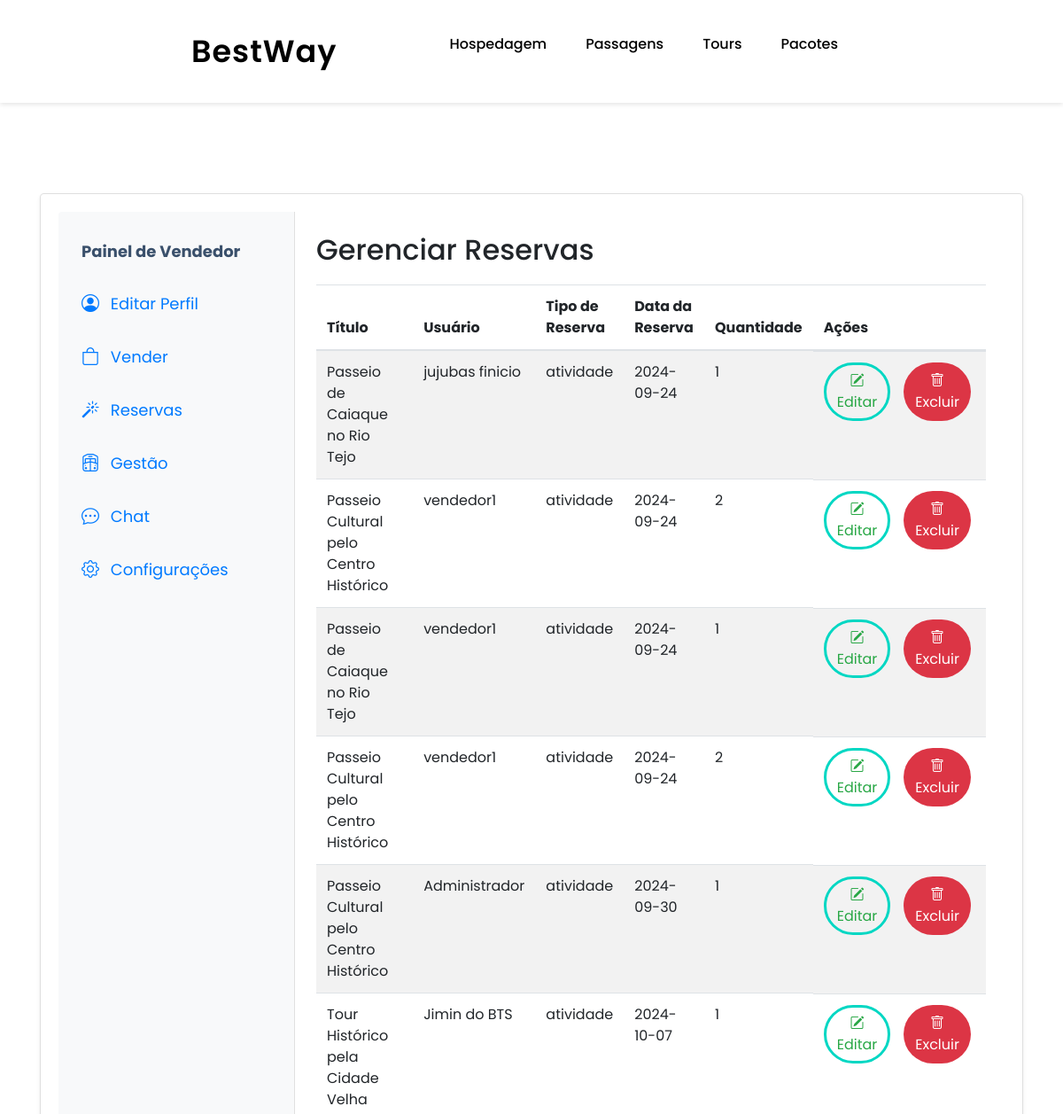
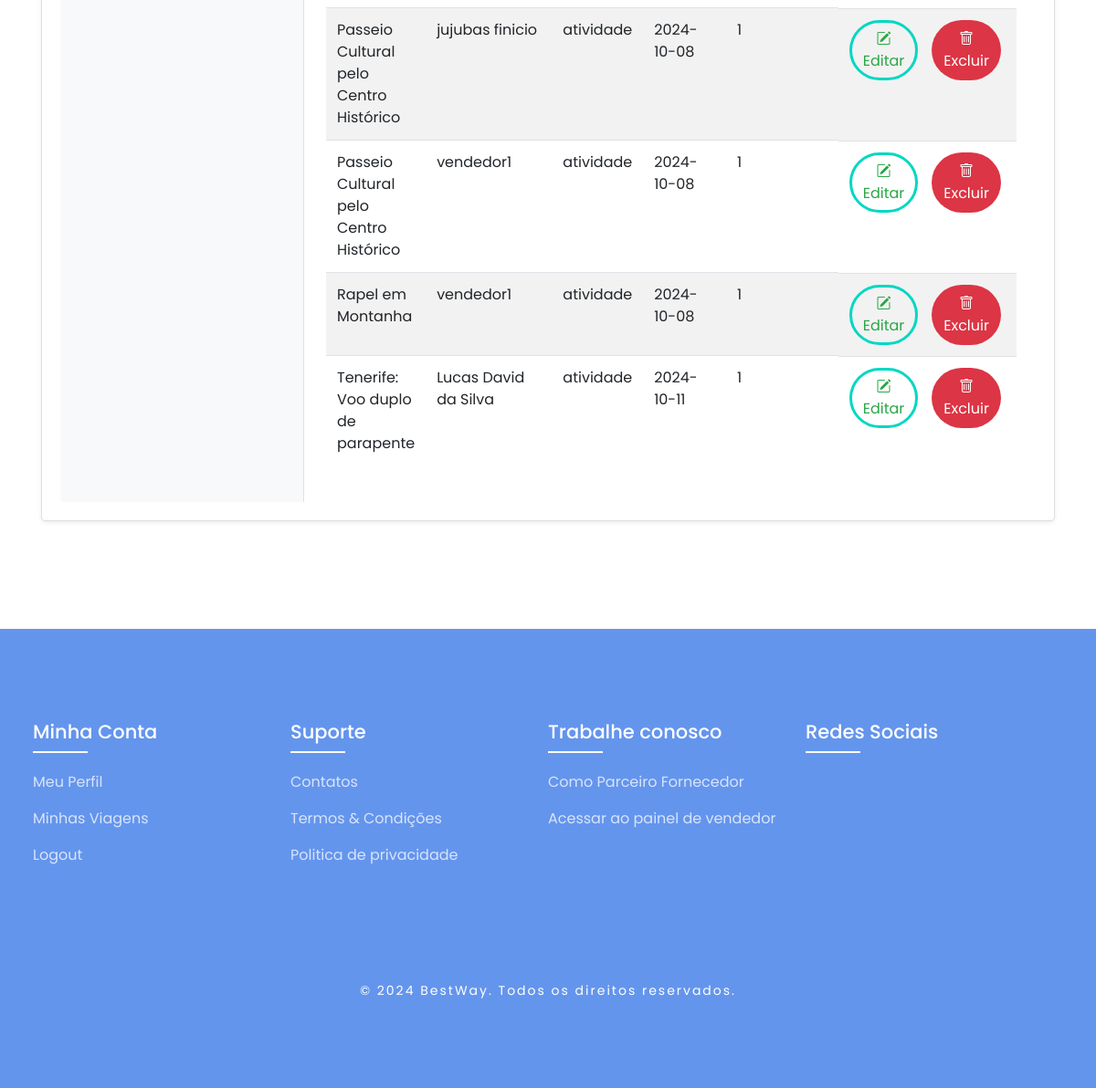
Page /public/vendedor/gerenciar_reservas.php (signed in) on the committed database (2 pictures, top to bottom).
### tables this page shows
CREATE TABLE `t_reservas` (
  `id` int(11) NOT NULL,
  `item_id` int(11) NOT NULL,
  `user_id` int(11) NOT NULL,
  `tipo_reserva` enum('atividade','voo','hospedagem','pacote') NOT NULL,
  `data_reserva` date NOT NULL,
  `quantidade` int(11) NOT NULL
);

CREATE TABLE `t_user` (
  `id` int(11) NOT NULL,
  `nick` varchar(20) NOT NULL,
  `nome` varchar(100) NOT NULL,
  `email` varchar(50) NOT NULL,
  `nome_marca` varchar(150) NOT NULL,
  `biografia` text DEFAULT NULL,
  `data_nasc` varchar(10) DEFAULT NULL,
  `pass` varchar(255) NOT NULL,
  `foto` varchar(50) DEFAULT NULL,
  `tipo_user` int(11) NOT NULL DEFAULT 0
);

### public/vendedor/gerenciar_reservas.php (the view, shortened to what this page needs)
<?php
include '../../config/liga_bd.php';
$vendedor_id = $_SESSION['id'];
$sql = "SELECT r.id, r.item_id, r.tipo_reserva, r.data_reserva, r.quantidade, u.nome AS user_nome,
        CASE
            WHEN r.tipo_reserva = 'atividade' THEN (SELECT titulo FROM t_artigo WHERE id = r.item_id)
            WHEN r.tipo_reserva = 'hospedagem' THEN (SELECT nome FROM t_hospedagem WHERE id = r.item_id)
        END AS titulo
        FROM t_reservas r
        JOIN t_user u ON r.user_id = u.id
        WHERE r.tipo_reserva = 'atividade' AND r.item_id IN (SELECT id FROM t_artigo WHERE id_user = ?)";
$stmt = $ligacao->prepare($sql);
$stmt->bind_param("i", $vendedor_id);
$stmt->execute();
$result = $stmt->get_result();
?>
<!DOCTYPE html>
<html lang="pt">
<head>
    <link rel="stylesheet" href="../../assets/css/style.css">
    <link rel="stylesheet" href="../assets/css/styleperfil.css">
    <link href="https://cdn.jsdelivr.net/npm/bootstrap-icons/font/bootstrap-icons.css" rel="stylesheet">
    <link href="https://cdn.jsdelivr.net/npm/bootstrap@4.5.0/dist/css/bootstrap.min.css" rel="stylesheet">
</head>
<body>
    <header>
        <a href="../../index.html" style="font-size: 35px; font-weight: 600; letter-spacing: 1px; color: black;">BestWay</a>
        <ul class="navbar">
            <li><a href="#home" style="color: black;">Hospedagem</a></li>
            <li><a href="#package" style="color: black;">Passagens</a></li>
            <li><a href="#destination" style="color: black;">Tours</a></li>
            <li><a href="#contact" style="color: black;">Pacotes</a></li>
        </ul>
    </header>
    <br><br><br><br><br><br><br>
    <div class="container light-style flex-grow-1 container-p-y">
        <div class="card shadow-sm rounded-lg">
            <div class="row no-gutters">
                <div class="col-md-3 p-3 bg-light rounded-left menu-container">
                    <nav class="menu">
                        <a class="menu-item" style="color: #3A506B"><strong>Painel de Vendedor</strong></a>
                        <a class="menu-item" href="admin.php" onclick="showContent('profile');"><i class="bi bi-person-circle"></i> Editar Perfil</a>
                        <a class="menu-item" href="vender_opcoes.php"><i class="bi bi-bag"></i> Vender</a>
                        <a class="menu-item" href="gerenciar_reservas.php"><i class="bi bi-magic"></i> Reservas</a>
                        <a class="menu-item" href="gestao_opcoes.php"><i class="bi bi-train-freight-front"></i> Gestão</a>
                        <a class="menu-item" href="chat.php"><i class="bi bi-chat-dots"></i> Chat</a>
                        <a class="menu-item" href="configuracoes2.php"><i class="bi bi-gear"></i> Configurações</a>
                    </nav>
                </div>
                <div class="col-md-9 p-4">
                    <h2>Gerenciar Reservas</h2>
                    <table class="table table-striped">
                        <thead>
                            <tr>
                                <th>Título</th>
                                <th>Usuário</th>
                                <th>Tipo de Reserva</th>
                                <th>Data da Reserva</th>
                                <th>Quantidade</th>
                                <th>Ações</th>
                            </tr>
                        </thead>
                        <tbody>
                            <?php while ($row = $result->fetch_assoc()): ?>
                            <tr>
                                <td><?php echo htmlspecialchars($row['titulo']); ?></td>
                                <td><?php echo htmlspecialchars($row['user_nome']); ?></td>
                                <td><?php echo htmlspecialchars($row['tipo_reserva']); ?></td>
                                <td><?php echo htmlspecialchars($row['data_reserva']); ?></td>
                                <td><?php echo htmlspecialchars($row['quantidade']); ?></td>
                            <td class="action-btns">
                                <button type="button" class="btn btn-edit" data-toggle="modal" data-target="#editModal" data-reserva-id="<?php echo $row['id']; ?>">
                                        <i class="bi bi-pencil-square"></i> Editar
                                    </button>
                                    <button type="button" class="btn btn-delete" data-toggle="modal" data-target="#confirmDeleteModal" data-reserva-id="<?php echo $row['id']; ?>">
                                        <i class="bi bi-trash"></i> Excluir
                                    </button>
                                </td>
                            </tr>
                            <?php endwhile; ?>
                        </tbody>
                    </table>
                </div>
            </div>
        </div>
    </div>
    <br><br>
    <?php include '../../views/partials/footer.php' ?>
</body>
</html>

### assets/css/style.css (style rules this page uses)
* { padding: 0; margin: 0; box-sizing: border-box; font-family: "Poppins", sans-serif; text-decoration: none; list-style: none; scroll-behavior: smooth; }
:root { --bg-color: #fff; --text-color: #221314; --second-color: #4169e1; --main-color: #6495ed; --big-font: 6rem; --h2-font: 3rem; --p-font: 1.1rem; }
body { background: var(--bg-color); color: var(--text-color); }
header { position: fixed; top: 0; right: 0; width: 100%; z-index: 100; display: flex; align-items: center; justify-content: space-between; background: transparent; padding: 30px 18%; transition: ease 0.4s; }
.btn { background: var(--main-color); color: white; padding: 12px 20px; border-radius: 5px; cursor: pointer; }
.navbar { display: flex; }
.navbar a { color: var(--bg-color); font-size: var(--p-font); font-weight: 500; padding: 10px 22px; border-radius: 4px; transition: ease 0.4s; }
body { font-family: Arial, sans-serif; margin: 0; padding: 0; background-color: #f4f4f4; }
@media (max-width: 1400px) { header { padding: 17px 3%; transition: 0.2s; } }
@media (max-width: 1400px) { :root { --big-font: 4.5rem; --h2-font: 2.3rem; --p-font: 1rem; transition: 0.2s; } }

### assets/css/styleperfil.css (style rules this page uses)
body { background-image: url('images/fundo.png'); background-size: cover; background-position: center; font-family: 'San Francisco', 'Helvetica Neue', Arial, sans-serif; margin-top: 30px; color: #333; }
.container { max-width: 300px; margin: 30px auto; padding: 20px; }
.card { background: #ffffff; box-shadow: 0 1px 3px rgba(0, 0, 0, 0.1); padding: 20px; margin-bottom: 20px; }
.btn { background: #007aff; color: #ffffff; padding: 10px 20px; border-radius: 50px; font-size: 14px; transition: background-color 0.3s ease, transform 0.3s ease; }
.card, .btn { border-radius: 12px; }

### public/vendedor/gerenciar_reservas.php (style rules this page uses)
body { font-family: 'Poppins', sans-serif; }
header { position: fixed; top: 0; right: 0; width: 100%; z-index: 100; display: flex; align-items: center; justify-content: space-between; padding: 30px 18%; background-color: white; box-shadow: 0 2px 5px rgba(0, 0, 0, 0.1); }
.menu-container { background-color: #f8f9fa; border-right: 1px solid #e0e0e0; }
.menu { display: flex; flex-direction: column; }
.menu-item { color: #007AFF; padding: 10px; margin: 5px 0; text-decoration: none; font-size: 18px; border-radius: 10px; transition: background-color 0.3s ease, transform 0.2s ease-in-out; }
.menu-item i { margin-right: 8px; font-size: 20px; }
.card { border-radius: 15px; overflow: hidden; }
.table { margin-top: 20px; }
.btn-edit { background-color: transparent; color: #28a745; border-radius: 50px; margin-right: 5px; background-color: transparent; border: 3px solid #00d7c3; }
.btn-delete { background-color: #dc3545; color: white; border-radius: 50px; margin-right: 5px; }
.action-btns { display: flex; gap: 10px; }

### rows in the picture
t_reservas: titulo "Passeio de Caiaque no Rio Tejo", user.nome "jujubas finicio", tipo_reserva "atividade", data_reserva "2024-09-24", quantidade "1"
t_reservas: titulo "Passeio Cultural pelo Centro Histórico", user.nome "vendedor1", tipo_reserva "atividade", data_reserva "2024-09-24", quantidade "2"
t_reservas: titulo "Passeio de Caiaque no Rio Tejo", user.nome "vendedor1", tipo_reserva "atividade", data_reserva "2024-09-24", quantidade "1"
t_reservas: titulo "Passeio Cultural pelo Centro Histórico", user.nome "vendedor1", tipo_reserva "atividade", data_reserva "2024-09-24", quantidade "2"
t_reservas: titulo "Passeio Cultural pelo Centro Histórico", user.nome "Administrador", tipo_reserva "atividade", data_reserva "2024-09-30", quantidade "1"
t_reservas: titulo "Tour Histórico pela Cidade Velha", user.nome "Jimin do BTS", tipo_reserva "atividade", data_reserva "2024-10-07", quantidade "1"
t_reservas: titulo "Passeio Cultural pelo Centro Histórico", user.nome "jujubas finicio", tipo_reserva "atividade", data_reserva "2024-10-08", quantidade "1"
t_reservas: titulo "Passeio Cultural pelo Centro Histórico", user.nome "vendedor1", tipo_reserva "atividade", data_reserva "2024-10-08", quantidade "1"
t_reservas: titulo "Rapel em Montanha", user.nome "vendedor1", tipo_reserva "atividade", data_reserva "2024-10-08", quantidade "1"
t_reservas: titulo "Tenerife: Voo duplo de parapente", user.nome "Lucas David da Silva", tipo_reserva "atividade", data_reserva "2024-10-11", quantidade "1"
